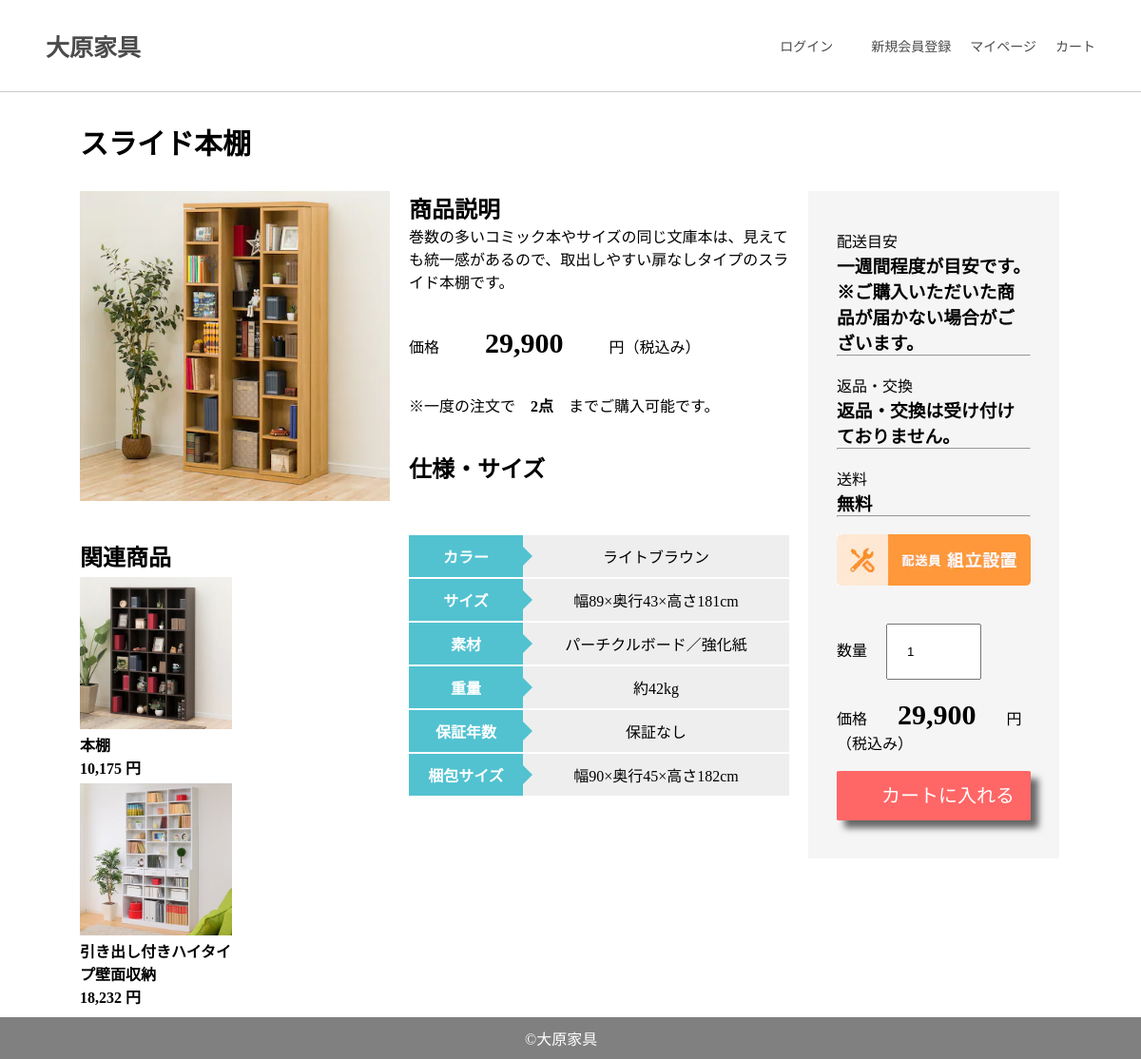
The page /goods_details.php?id=10 on the database its author committed.
### tables this page shows
CREATE TABLE `goods` (
  `id` int(11) NOT NULL,
  `name` varchar(50) NOT NULL,
  `image` varchar(50) NOT NULL,
  `discription` varchar(255) NOT NULL,
  `price` int(10) NOT NULL,
  `i_image` varchar(50) NOT NULL,
  `color` varchar(50) NOT NULL,
  `size` varchar(255) NOT NULL,
  `material` varchar(50) NOT NULL,
  `weight` varchar(50) NOT NULL,
  `p_size` varchar(255) NOT NULL,
  `category` varchar(50) NOT NULL
);

### goods_details.php (the view, shortened to what this page needs)
<!DOCTYPE html>
<html lang="ja">
<head>
    <link rel="stylesheet" href="style.css">
</head>
<body>
<?php require 'header.php'; ?>
<?php
	require 'db_connect.php';
	$sql = "select * from goods where id = :id";
	$stm = $pdo->prepare($sql);
	$stm->bindValue(':id',$_REQUEST['id'],PDO::PARAM_STR);
	$stm->execute();
	$result = $stm->fetchAll(PDO::FETCH_ASSOC);
	foreach ($result as $row) {
?>
<h1 id="details_title"><?= $row['name'] ?></h1>
<div id="details_left">
<img id="details_img" src="images/<?= $row['image'] ?>" alt="" width="100%" height="">
<br><br><br>
<h2> 関連商品</h2>
  <div id="details_kanren">
    <?php
      $sql = "select * from goods where category = :category";
      $stm = $pdo->prepare($sql);
      $stm->bindValue(':category',$row['category'],PDO::PARAM_STR);
      $stm->execute();
      $result = $stm->fetchAll(PDO::FETCH_ASSOC);
      foreach ($result as $row2) {
        if ($row2['id'] != $row['id']) {
    ?>
    <div id="details_kanren_goods">
      <a href="goods_details.php?id=<?= $row2['id'] ?>"><img src="images/<?= $row2['image'] ?>" alt="" width="160px" height=""></a>
      <strong><?= $row2['name'] ?></strong><br>
      <strong><?php echo number_format($row2['price']); ?> 円</strong>
    </div>
    <?php
        }
	    }
    ?>
  </div>
</div>
<div id="details_center">
<h2>商品説明</h2>
<p><?= $row['discription'] ?></p>
<br><br>
<p>価格　　　<strong id="details_kakaku"><?php echo number_format($row['price']); ?></strong>　　　円（税込み）</p>
<br><br>
<p>※一度の注文で　<strong>2点</strong>　までご購入可能です。</p>
<br><br>
<h2>仕様・サイズ</h2>
<br>
<br><br>
<table id="details_table">
  <tr>
    <th>カラー</th><td><?= $row['color'] ?></td>
  </tr>
  <tr>
    <th>サイズ</th><td><?= $row['size'] ?></td>
  </tr>
  <tr>
    <th>素材</th><td><?= $row['material'] ?></td>
  </tr>
  <tr>
    <th>重量</th><td><?= $row['weight'] ?></td>
  </tr>
  <tr>
    <th>保証年数</th><td>保証なし</td>
  </tr>
  <tr>
    <th>梱包サイズ</th><td><?= $row['p_size'] ?></td>
  </tr>
</table>
</div>
<div id="details_right">
  <p>配送目安</p>
  <h3>一週間程度が目安です。※ご購入いただいた商品が届かない場合がございます。</h3>
  <hr><br>
  <p>返品・交換</p>
  <h3>返品・交換は受け付けておりません。</h3>
  <hr><br>
  <p>送料</p>
  <h3>無料</h3>
  <hr><br>
  <img src="images/siyou/haisou.jpg" alt="" width="100%" height="">
  <br><br><br>
  <form action="cart_insert.php" method="POST" id="details_form">
    数量<input type="number" name="count" value="1" min="1" max="2">
    <p>価格　　<strong id="details_kakaku"><?php echo number_format($row['price']); ?></strong>　　円（税込み）</p>
    <br>
    <input type="submit" value="カートに入れる">
  </form>
</div>
<?php
  }
?>
<?php require 'footer.php'; ?>
</body>
</html>

### style.css (style rules this page uses)
* { padding: 0; margin: 0; text-decoration: none; list-style: none; box-sizing: border-box; }
body { font-family: montserrat; }
#details_title { font-size: 30px; padding: 30px 30px 30px 7%; }
#details_left { width: 35%; float: left; padding: 0px 10px 10px 7%; }
#details_kanren_goods { width: 160px; float: left; overflow: hidden; margin: 5px 20px 0px 0px; }
#details_center { width: 35%; float: left; overflow: hidden; padding: 0px 10px 10px 10px; }
#details_kakaku { font-size: 30px; }
#details_table { width: 100%; border-collapse: collapse; }
#details_table tr { border-bottom: solid 2px white; }
#details_table tr:last-child { border-bottom: none; }
#details_table th { position: relative; text-align: left; width: 30%; background-color: #52c2d0; color: white; text-align: center; padding: 10px 0; }
#details_table th:after { display: block; content: ""; width: 0px; height: 0px; position: absolute; top:calc(50% - 10px); right:-10px; border-left: 10px solid #52c2d0; border-top: 10px solid transparent; border-bottom: 10px solid transparent; }
#details_table td { text-align: left; width: 70%; text-align: center; background-color: #eee; padding: 10px 0; }
#details_right { width: 22%; float: left; overflow: hidden; margin: 0px 7% 10px 10px; padding: 40px 30px 40px 30px; background-color: whitesmoke; }
#details_form input[type="number"] { width: 100px; margin: 0px 20% 20px 20px; padding: 20px 20px 20px 20px; }
#details_form input[type="submit"] { display : inline-block; width: 100%; border-radius : 2%; font-size : 15pt; text-align : center; cursor : pointer; padding : 14px 45px; background : #FF6666; color : #ffffff; line-height : 1em; transition : .3s; box-shadow : 8px 8px 7px #666666; border : 2px solid #FF6666; }

### rows shown on the page
goods: name "スライド本棚", image (picture), discription "巻数の多いコミック本やサイズの同じ文庫本は、見えても統一感があるので、取出しやすい扉なしタイプのスライド本棚です。", price "29,900", color "ライトブラウン", size "幅89×奥行43×高さ181cm", material "パーチクルボード／強化紙", weight "約42kg", p_size "幅90×奥行45×高さ182cm"
goods: image (picture), name "本棚", price "10,175"
goods: image (picture), name "引き出し付きハイタイプ壁面収納", price "18,232"
